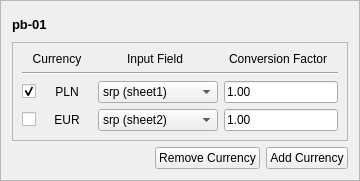
              <widget class="QFrame" name="frame_9">
               <property name="sizePolicy">
                <sizepolicy hsizetype="Preferred" vsizetype="Maximum">
                 <horstretch>0</horstretch>
                 <verstretch>0</verstretch>
                </sizepolicy>
               </property>
               <property name="frameShape">
                <enum>QFrame::Shape::StyledPanel</enum>
               </property>
               <property name="frameShadow">
                <enum>QFrame::Shadow::Raised</enum>
               </property>
               <layout class="QGridLayout" name="gridLayout_14">
                <item row="0" column="0">
                 <widget class="QLabel" name="label_29">
                  <property name="sizePolicy">
                   <sizepolicy hsizetype="Preferred" vsizetype="Maximum">
                    <horstretch>0</horstretch>
                    <verstretch>0</verstretch>
                   </sizepolicy>
                  </property>
                  <property name="minimumSize">
                   <size>
                    <width>0</width>
                    <height>24</height>
                   </size>
                  </property>
                  <property name="font">
                   <font>
                    <pointsize>10</pointsize>
                    <bold>true</bold>
                   </font>
                  </property>
                  <property name="text">
                   <string>pb-01</string>
                  </property>
                 </widget>
                </item>
                <item row="1" column="0" colspan="3">
                 <widget class="QFrame" name="frame_11">
                  <property name="sizePolicy">
                   <sizepolicy hsizetype="Preferred" vsizetype="Maximum">
                    <horstretch>0</horstretch>
                    <verstretch>0</verstretch>
                   </sizepolicy>
                  </property>
                  <property name="autoFillBackground">
                   <bool>false</bool>
                  </property>
                  <property name="frameShape">
                   <enum>QFrame::Shape::StyledPanel</enum>
                  </property>
                  <property name="frameShadow">
                   <enum>QFrame::Shadow::Raised</enum>
                  </property>
                  <layout class="QGridLayout" name="gridLayout_15">
                   <item row="0" column="0" colspan="2">
                    <widget class="QLabel" name="label_37">
                     <property name="sizePolicy">
                      <sizepolicy hsizetype="MinimumExpanding" vsizetype="Fixed">
                       <horstretch>0</horstretch>
                       <verstretch>0</verstretch>
                      </sizepolicy>
                     </property>
                     <property name="text">
                      <string>Currency</string>
                     </property>
                     <property name="alignment">
                      <set>Qt::AlignmentFlag::AlignCenter</set>
                     </property>
                    </widget>
                   </item>
                   <item row="0" column="2">
                    <widget class="QLabel" name="label_38">
                     <property name="sizePolicy">
                      <sizepolicy hsizetype="MinimumExpanding" vsizetype="Fixed">
                       <horstretch>0</horstretch>
                       <verstretch>0</verstretch>
                      </sizepolicy>
                     </property>
                     <property name="text">
                      <string>Input Field</string>
                     </property>
                     <property name="alignment">
                      <set>Qt::AlignmentFlag::AlignCenter</set>
                     </property>
                    </widget>
                   </item>
                   <item row="0" column="3" colspan="2">
                    <widget class="QLabel" name="label_39">
                     <property name="sizePolicy">
                      <sizepolicy hsizetype="MinimumExpanding" vsizetype="Fixed">
                       <horstretch>0</horstretch>
                       <verstretch>0</verstretch>
                      </sizepolicy>
                     </property>
                     <property name="text">
                      <string>Conversion Factor</string>
                     </property>
                     <property name="alignment">
                      <set>Qt::AlignmentFlag::AlignCenter</set>
                     </property>
                    </widget>
                   </item>
                   <item row="1" column="0" colspan="5">
                    <widget class="Line" name="line_6">
                     <property name="sizePolicy">
                      <sizepolicy hsizetype="Expanding" vsizetype="Fixed">
                       <horstretch>0</horstretch>
                       <verstretch>0</verstretch>
                      </sizepolicy>
                     </property>
                     <property name="orientation">
                      <enum>Qt::Orientation::Horizontal</enum>
                     </property>
                    </widget>
                   </item>
                   <item row="2" column="0">
                    <widget class="QCheckBox" name="checkBox_13">
                     <property name="text">
                      <string/>
                     </property>
                     <property name="checked">
                      <bool>true</bool>
                     </property>
                    </widget>
                   </item>
                   <item row="2" column="1">
                    <widget class="QLabel" name="label_40">
                     <property name="sizePolicy">
                      <sizepolicy hsizetype="Preferred" vsizetype="Fixed">
                       <horstretch>0</horstretch>
                       <verstretch>0</verstretch>
                      </sizepolicy>
                     </property>
                     <property name="minimumSize">
                      <size>
                       <width>50</width>
                       <height>0</height>
                      </size>
                     </property>
                     <property name="text">
                      <string>PLN</string>
                     </property>
                     <property name="alignment">
                      <set>Qt::AlignmentFlag::AlignCenter</set>
                     </property>
                    </widget>
                   </item>
                   <item row="2" column="2" colspan="2">
                    <widget class="QComboBox" name="comboBox_15">
                     <property name="sizePolicy">
                      <sizepolicy hsizetype="Expanding" vsizetype="Preferred">
                       <horstretch>0</horstretch>
                       <verstretch>0</verstretch>
                      </sizepolicy>
                     </property>
                     <property name="maximumSize">
                      <size>
                       <width>200</width>
                       <height>16777215</height>
                      </size>
                     </property>
                     <property name="sizeAdjustPolicy">
                      <enum>QComboBox::SizeAdjustPolicy::AdjustToContentsOnFirstShow</enum>
                     </property>
                     <property name="frame">
                      <bool>true</bool>
                     </property>
                     <property name="labelDrawingMode">
                      <enum>QComboBox::LabelDrawingMode::UseStyle</enum>
                     </property>
                     <item>
                      <property name="text">
                       <string>srp (sheet1)</string>
                      </property>
                     </item>
                     <item>
                      <property name="text">
                       <string>name (sheet2)</string>
                      </property>
                     </item>
                    </widget>
                   </item>
                   <item row="2" column="4">
                    <widget class="QLineEdit" name="lineEdit_8">
                     <property name="text">
                      <string>1.00</string>
                     </property>
                    </widget>
                   </item>
                   <item row="3" column="0">
                    <widget class="QCheckBox" name="checkBox_21">
                     <property name="text">
                      <string/>
                     </property>
                    </widget>
                   </item>
                   <item row="3" column="1">
                    <widget class="QLabel" name="label_41">
                     <property name="sizePolicy">
                      <sizepolicy hsizetype="Preferred" vsizetype="Fixed">
                       <horstretch>0</horstretch>
                       <verstretch>0</verstretch>
                      </sizepolicy>
                     </property>
                     <property name="minimumSize">
                      <size>
                       <width>50</width>
                       <height>0</height>
                      </size>
                     </property>
                     <property name="text">
                      <string>EUR</string>
                     </property>
                     <property name="alignment">
                      <set>Qt::AlignmentFlag::AlignCenter</set>
                     </property>
                    </widget>
                   </item>
                   <item row="3" column="2" colspan="2">
                    <widget class="QComboBox" name="comboBox_19">
                     <property name="sizePolicy">
                      <sizepolicy hsizetype="Expanding" vsizetype="Preferred">
                       <horstretch>0</horstretch>
                       <verstretch>0</verstretch>
                      </sizepolicy>
                     </property>
                     <property name="maximumSize">
                      <size>
                       <width>200</width>
                       <height>16777215</height>
                      </size>
                     </property>
                     <property name="sizeAdjustPolicy">
                      <enum>QComboBox::SizeAdjustPolicy::AdjustToContentsOnFirstShow</enum>
                     </property>
                     <property name="frame">
                      <bool>true</bool>
                     </property>
                     <property name="labelDrawingMode">
                      <enum>QComboBox::LabelDrawingMode::UseStyle</enum>
                     </property>
                     <item>
                      <property name="text">
                       <string>srp (sheet2)</string>
                      </property>
                     </item>
                     <item>
                      <property name="text">
                       <string>name (sheet2)</string>
                      </property>
                     </item>
                    </widget>
                   </item>
                   <item row="3" column="4">
                    <widget class="QLineEdit" name="lineEdit_12">
                     <property name="text">
                      <string>1.00</string>
                     </property>
                    </widget>
                   </item>
                  </layout>
                 </widget>
                </item>
                <item row="2" column="0">
                 <spacer name="horizontalSpacer_9">
                  <property name="orientation">
                   <enum>Qt::Orientation::Horizontal</enum>
                  </property>
                  <property name="sizeHint" stdset="0">
                   <size>
                    <width>137</width>
                    <height>20</height>
                   </size>
                  </property>
                 </spacer>
                </item>
                <item row="2" column="1">
                 <widget class="QPushButton" name="pushButton_13">
                  <property name="text">
                   <string>Remove Currency</string>
                  </property>
                 </widget>
                </item>
                <item row="2" column="2">
                 <widget class="QPushButton" name="pushButton_14">
                  <property name="text">
                   <string>Add Currency</string>
                  </property>
                 </widget>
                </item>
               </layout>
              </widget>
